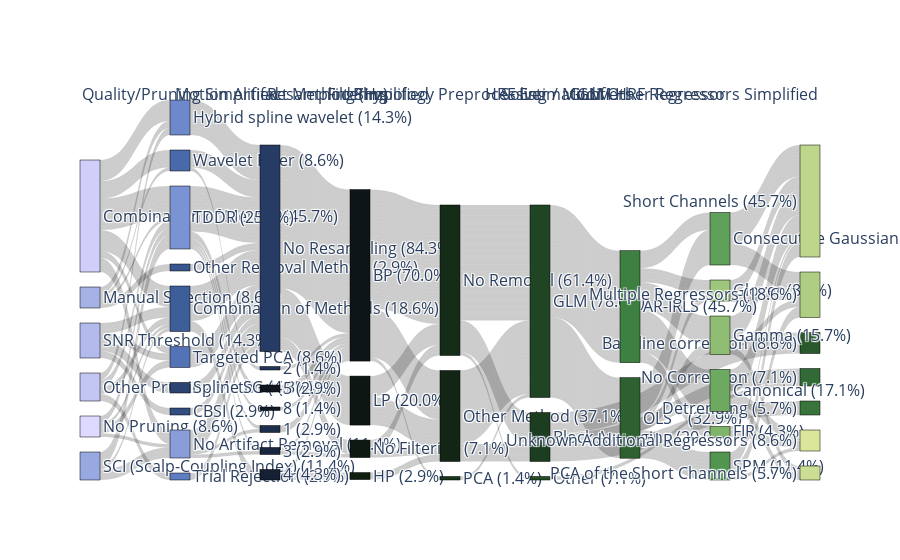

The notebook cell saved with this chart:
### Markdown cell above
**Plot Analysis Sankey Diagram**

### Code cell
# plotting with or without labels
lb_tmp = node_labels
if not plot_labels:
    lb_tmp = [''] * len(node_labels)

fig = go.Figure(data=[go.Sankey(
    node=dict(
        pad=15,
        thickness=20,
        line=dict(color='black', width=0.5),
        label=lb_tmp,
        color= node_colors  # Assign the colors to the nodes
    ),
    link=dict(
        source=source,
        target=target,
        value=value,
        #color= link_colors  # Assign the colors to the links
    )
)])

fig.update_layout(
    autosize=True,
)

## Rename column labels
column_labels = column_list
# remove ":" from elements in column_labels
column_labels = [x.replace(':', '') for x in column_labels]
# rename "Approach" to "Solver / Modifiers"
column_labels = [x.replace('Approach', 'HRF Estimation') for x in column_labels]
# rename "GLM Method" to "Solver / Modifiers"
column_labels = [x.replace('GLM Method', 'Solver / Modifiers') for x in column_labels]
# rename "Removal of the Global Signals during Preprocessing" to "Physiology Preprocessing"
column_labels = [x.replace('Removal of the Global Signals during Preprocessing', 'Physiology Preprocessing') for x in column_labels]
# rename "Resample/Downsample (Hz)" to "Resampling (Hz)"
column_labels = [x.replace('Resample/Downsample (Hz)', 'Resampling (Hz)') for x in column_labels]
# rename "Filtering Coding" to "Filtering"
column_labels = [x.replace('Filtering Coding', 'Filtering') for x in column_labels]

# Calculate the x position for each column's label.
# This is a rough approximation and may need to be adjusted based on the exact look of your Sankey diagram.
x_positions = [i / (len(column_labels) - 1) for i in range(len(column_labels))]


annotations = [
    dict(
        x=x,
        y=1.05,  # Adjust the y-coordinate as per desired placement
        xref='paper',
        yref='paper',
        text=label,
        showarrow=False,
        font=dict(size=16)
    ) for x, label in zip(x_positions, column_labels)
]

# Update the layout with annotations
fig.update_layout(
    annotations=annotations,
    autosize=True,
    font=dict(size=16),  # Set global font size
)

fig.show()
plot(fig, filename=paths["base"]+paths["data"]+paths["fig"]+paths["savedir"]+'sankey_analysispipeline'+'label_'+str(plot_labels)+'.html')

### Figure 1 — Plotly figure (JSON) as saved in the notebook; plotly's stock layout.template omitted (floating-point values rounded to 4 significant figures; data arrays with more than 128 entries replaced by an {"elided": "..."} marker saying what was removed)
{"data": [{"link": {"source": {"elided": "530 int values"}, "target": {"elided": "530 int values"}, "value": {"elided": "530 int values"}}, "node": {"color": ["rgba(222,217,255, 1)", "rgba(208,207,249, 1)", "rgba(195,198,243, 1)", "rgba(179,187,236, 1)", "rgba(166,177,230, 1)", "rgba(152,168,225, 1)", "rgba(136,157,217, 1)", "rgba(123,147,211, 1)", "rgba(110,137,203, 1)", "rgba(95,125,193, 1)", "rgba(83,115,182, 1)", "rgba(73,105,170, 1)", "rgba(62,94,154, 1)", "rgba(56,85,141, 1)", "rgba(50,77,128, 1)", "rgba(44,68,113, 1)", "rgba(39,60,101, 1)", "rgba(34,53,89, 1)", "rgba(29,45,74, 1)", "rgba(25,38,63, 1)", "rgba(22,32,52, 1)", "rgba(18,26,40, 1)", "rgba(16,22,32, 1)", "rgba(14,21,25, 1)", "rgba(13,22,19, 1)", "rgba(14,25,18, 1)", "rgba(16,30,18, 1)", "rgba(19,37,21, 1)", "rgba(21,44,24, 1)", "rgba(24,51,27, 1)", "rgba(29,61,32, 1)", "rgba(32,69,36, 1)", "rgba(36,77,40, 1)", "rgba(41,88,45, 1)", "rgba(45,97,50, 1)", "rgba(50,106,55, 1)", "rgba(56,117,61, 1)", "rgba(62,127,66, 1)", "rgba(70,137,73, 1)", "rgba(82,149,81, 1)", "rgba(95,160,89, 1)", "rgba(109,169,97, 1)", "rgba(127,180,107, 1)", "rgba(142,189,115, 1)", "rgba(157,197,123, 1)", "rgba(175,206,132, 1)", "rgba(189,214,140, 1)", "rgba(204,222,148, 1)", "rgba(219,230,155, 1)"], "label": ["No Pruning (8.6%)", "Combination of Metrics (45.7%)", "Other Pruning Method (11.4%)", "SNR Threshold (14.3%)", "Manual Selection (8.6%)", "SCI (Scalp-Coupling Index) (11.4%)", "No Artifact Removal (11.4%)", "TDDR (25.7%)", "Hybrid spline wavelet (14.3%)", "Trial Rejection (2.9%)", "Targeted PCA (8.6%)", "Wavelet Filter (8.6%)", "Combination of Methods (18.6%)", "Other Removal Method (2.9%)", "CBSI (2.9%)", "Spline SG (4.3%)", "No Resampling (84.3%)", "2 (1.4%)", "1 (2.9%)", "3 (2.9%)", "4 (4.3%)", "8 (1.4%)", "5 (2.9%)", "BP (70.0%)", "LP (20.0%)", "No Filtering (7.1%)", "HP (2.9%)", "Other Method (37.1%)", "No Removal (61.4%)", "PCA (1.4%)", "Block Averaging (20.0%)", "GLM (78.6%)", "Other (7.1%)", "Baseline correction (8.6%)", "OLS    (32.9%)", "No Correction (7.1%)", "Detrending (5.7%)", "AR-IRLS (45.7%)", " (21.4%)", "SPM (11.4%)", "Consecutive Gaussian (21.4%)", "Canonical (17.1%)", "FIR (4.3%)", "Gamma (15.7%)", "Glover (8.6%)", "Multiple Regressors (18.6%)", "Short Channels (45.7%)", "PCA of the Short Channels (5.7%)", "Unknown Additional Regressors (8.6%)"], "line": {"color": "black", "width": 0.5}, "pad": 15, "thickness": 20}, "type": "sankey"}], "layout": {"annotations": [{"font": {"size": 16}, "showarrow": false, "text": "Quality/Pruning Simplified", "x": 0, "xref": "paper", "y": 1.05, "yref": "paper"}, {"font": {"size": 16}, "showarrow": false, "text": "Motion Artifact Method Simplified", "x": 0.125, "xref": "paper", "y": 1.05, "yref": "paper"}, {"font": {"size": 16}, "showarrow": false, "text": "Resampling (Hz)", "x": 0.25, "xref": "paper", "y": 1.05, "yref": "paper"}, {"font": {"size": 16}, "showarrow": false, "text": "Filtering", "x": 0.375, "xref": "paper", "y": 1.05, "yref": "paper"}, {"font": {"size": 16}, "showarrow": false, "text": "Physiology Preprocessing", "x": 0.5, "xref": "paper", "y": 1.05, "yref": "paper"}, {"font": {"size": 16}, "showarrow": false, "text": "HRF Estimation", "x": 0.625, "xref": "paper", "y": 1.05, "yref": "paper"}, {"font": {"size": 16}, "showarrow": false, "text": "Solver / Modifiers", "x": 0.75, "xref": "paper", "y": 1.05, "yref": "paper"}, {"font": {"size": 16}, "showarrow": false, "text": "GLM HRF Regressor", "x": 0.875, "xref": "paper", "y": 1.05, "yref": "paper"}, {"font": {"size": 16}, "showarrow": false, "text": "GLM Other Regressors Simplified", "x": 1, "xref": "paper", "y": 1.05, "yref": "paper"}], "autosize": true, "font": {"size": 16}}}
